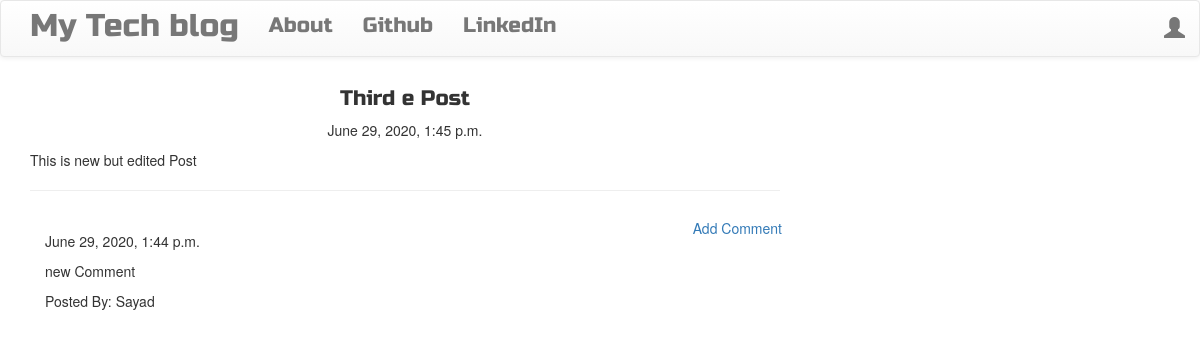
Screenshot of /post/3 with the database file from the repository.
### blog/models.py (models this page shows, shortened)
class Post(models.Model):
    author = models.ForeignKey('auth.User')
    title = models.CharField(max_length=200)
    text = models.TextField()
    created_date = models.DateTimeField(default=timezone.now)
    published_date = models.DateTimeField(blank=True, null=True)

class Comment(models.Model):
    post = models.ForeignKey('blog.Post',related_name='comments')
    author = models.CharField(max_length=200)
    text = models.TextField()
    created_date = models.DateTimeField(default=timezone.now)
    approved_comment = models.BooleanField(default=False)

### blog/views.py (the view)
# urls.py: url(r'^post/(?P<pk>\d+)$', views.PostDetailView.as_view(), name='post_detail'),
class PostDetailView(DetailView):
    model = Post

### blog/templates/blog/post_detail.html (shortened to what this page needs)
{% extends "blog/base.html" %}
{% block content %}
  <h1 class="posttitle loader">{{post.title}}</h1>
  {% if post.published_date %}
    <div class="date postdate">
      {{ post.published_date}}
    </div>
    {% else %}
    <a class="btn btn-default" href="{% url 'post_publish' pk=post.pk %}">Publish</a>
  {% endif %}
  <p class="postcontent">{{ post.text|safe|linebreaksbr }}</p>
  <hr>
  <a class="btn btn-prmary btn-comment" href="{% url 'add_comment_to_post' pk=post.pk%}"> Add Comment</a>
  <div class="container">
    {% for comment in post.comments.all %}
      <br>
      {% if user.is_authenticated or comment.approved_comment %}
        {{comment.created_date}}
          <p> {{comment.text|safe|linebreaks}} </p>
          <p> Posted By: {{comment.author}}</p>
      {% endif %}
      {% empty %}
      <p>No Comments!</p>
    {% endfor %}
  </div>
{% endblock %}

### blog/static/css/blog.css (style rules this page uses)
.postdate { text-align: center; }
.posttitle { font-family: 'Russo One',sans-serif; font-size: 1.5em; text-align: center; }
.postcontent { font-family: 'Monserrat'; font-size: 1.5em; }
.btn-comment { position: absolute; right: 0px; }
.loader { filter:hue-rotate(0deg); color:linear-gradient(45deg,#0f8,#08f); animation:hue 10000ms infinite linear; }

### rows the page displays
Post: title "Third e Post", published_date "June 29, 2020, 1:45 p.m.", text "This is new but edited Post"
Comment: created_date "June 29, 2020, 1:44 p.m.", text "new Comment", author "Sayad"
